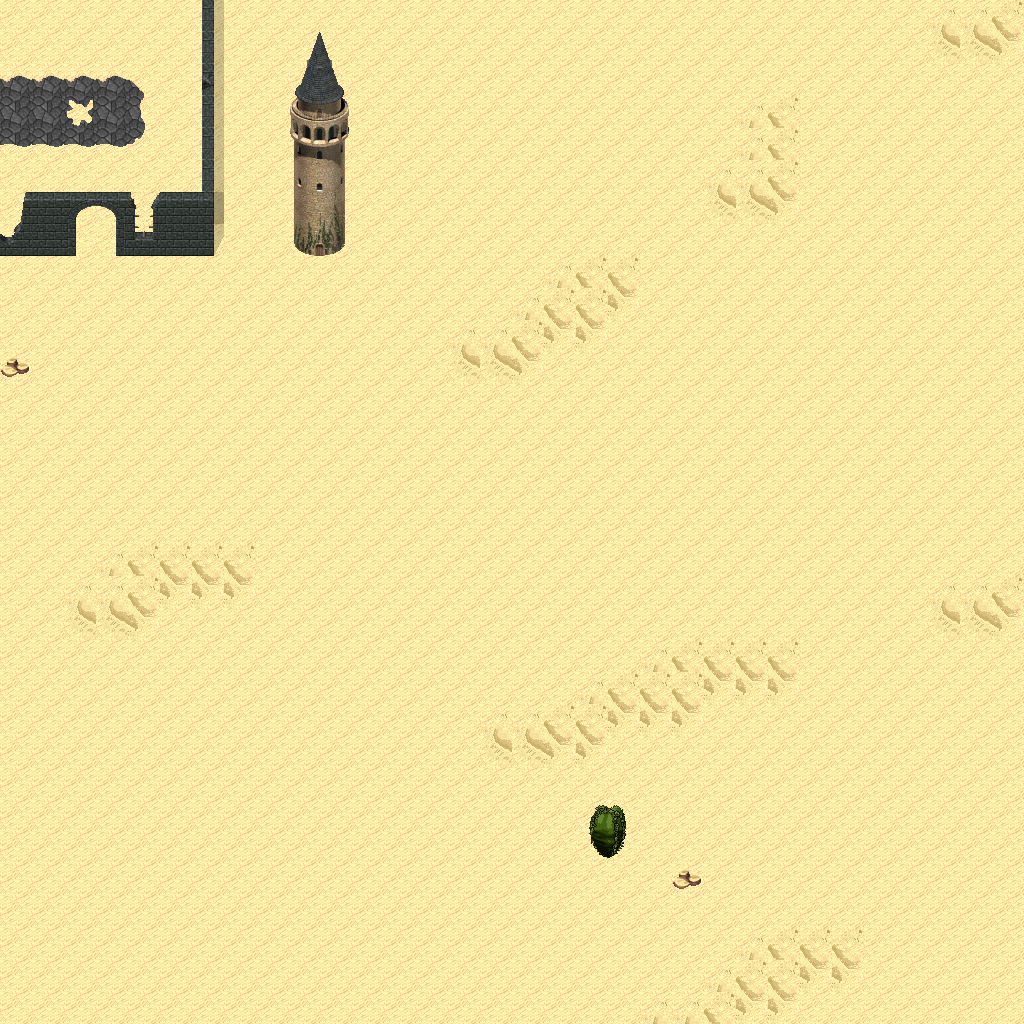

Below is a game level as drawn by its tile map, then a one-line description and the .tmx that defines it (tile-layer data replaced by summaries):
An orthogonal 32x32 tile map with 32x32 px tiles, 5 tile layers (Ground, Objects, Objects2, Above, ...), 1 hidden layer not drawn, 14 tilesets.

<map version="1.10" tiledversion="1.11.0" orientation="orthogonal" renderorder="right-down" width="32" height="32" tilewidth="32" tileheight="32" infinite="0" nextlayerid="11" nextobjectid="1">
 <tileset firstgid="1" name="logic_collision" tilewidth="32" tileheight="32" tilecount="1" columns="1">
  <image source="../drawable/logic_collision.png" width="32" height="32" />
 </tileset>
 <tileset firstgid="2" name="ground_ground" tilewidth="32" tileheight="32" tilecount="33" columns="3">
  <image source="../drawable/ground_ground.png" width="96" height="352" />
 </tileset>
 <tileset firstgid="35" name="terrain_desert" tilewidth="32" tileheight="32" tilecount="88" columns="8">
  <image source="../drawable/terrain_desert.png" width="256" height="352" />
 </tileset>
 <tileset firstgid="123" name="building_stone_ruins" tilewidth="32" tileheight="32" tilecount="72" columns="6">
  <image source="../drawable/building_stone_ruins.png" width="192" height="384" />
 </tileset>
 <tileset firstgid="195" name="ground_sand_edges" tilewidth="32" tileheight="32" tilecount="15" columns="5">
  <image source="../drawable/ground_sand_edges.png" width="160" height="96" />
 </tileset>
 <tileset firstgid="210" name="ground_slate_tiles" tilewidth="32" tileheight="32" tilecount="15" columns="5">
  <image source="../drawable/ground_slate_tiles.png" width="160" height="96" />
 </tileset>
 <tileset firstgid="225" name="ground_sand_2" tilewidth="32" tileheight="32" tilecount="15" columns="5">
  <image source="../drawable/ground_sand_2.png" width="160" height="96" />
 </tileset>
 <tileset firstgid="240" name="plant_cactus_2" tilewidth="32" tileheight="32" tilecount="10" columns="5">
  <image source="../drawable/plant_cactus_2.png" width="160" height="64" />
 </tileset>
 <tileset firstgid="250" name="plant_round_cactuses" tilewidth="32" tileheight="32" tilecount="20" columns="10">
  <image source="../drawable/plant_round_cactuses.png" width="320" height="64" />
 </tileset>
 <tileset firstgid="270" name="plant_tree_banana_tree" tilewidth="32" tileheight="32" tilecount="40" columns="4">
  <image source="../drawable/plant_tree_banana_tree.png" width="128" height="320" />
 </tileset>
 <tileset firstgid="310" name="plant_tree_palm_tree" tilewidth="32" tileheight="32" tilecount="6" columns="2">
  <image source="../drawable/plant_tree_palm_tree.png" width="64" height="96" />
 </tileset>
 <tileset firstgid="316" name="plant_tree_palm_trees" tilewidth="32" tileheight="32" tilecount="40" columns="4">
  <image source="../drawable/plant_tree_palm_trees.png" width="128" height="320" />
 </tileset>
 <tileset firstgid="356" name="building_stone_tower" tilewidth="32" tileheight="32" tilecount="14" columns="2">
  <image source="../drawable/building_stone_tower.png" width="64" height="224" />
 </tileset>
 <tileset firstgid="370" name="plant_bush_large_green" tilewidth="32" tileheight="32" tilecount="9" columns="3">
  <image source="../drawable/plant_bush_large_green.png" width="96" height="96" />
 </tileset>
 <layer id="1" name="Ground" width="32" height="32">
  <data>[1024 cells, 1024 non-empty, 6 distinct tile ids]</data>
 </layer>
 <layer id="2" name="Objects" width="32" height="32">
  <data>[1024 cells, 26 non-empty, 17 distinct tile ids]</data>
 </layer>
 <layer id="3" name="Objects2" width="32" height="32">
  <data>[1024 cells, 3 non-empty, 3 distinct tile ids]</data>
 </layer>
 <layer id="4" name="Above" width="32" height="32">
  <data>[1024 cells, 26 non-empty, 21 distinct tile ids]</data>
 </layer>
 <layer id="5" name="Above2" width="32" height="32">
  <data>[1024 cells, 0 non-empty, 0 distinct tile ids]</data>
 </layer>
 <layer id="6" name="Walkable" width="32" height="32" visible="0">
  <data>[1024 cells, 20 non-empty, 1 distinct tile ids]</data>
 </layer>
 <objectgroup id="7" name="Mapevents" />
 <objectgroup id="8" name="Spawn" />
 <objectgroup id="9" name="Keys" />
 <objectgroup id="10" name="Replace" />
</map>
